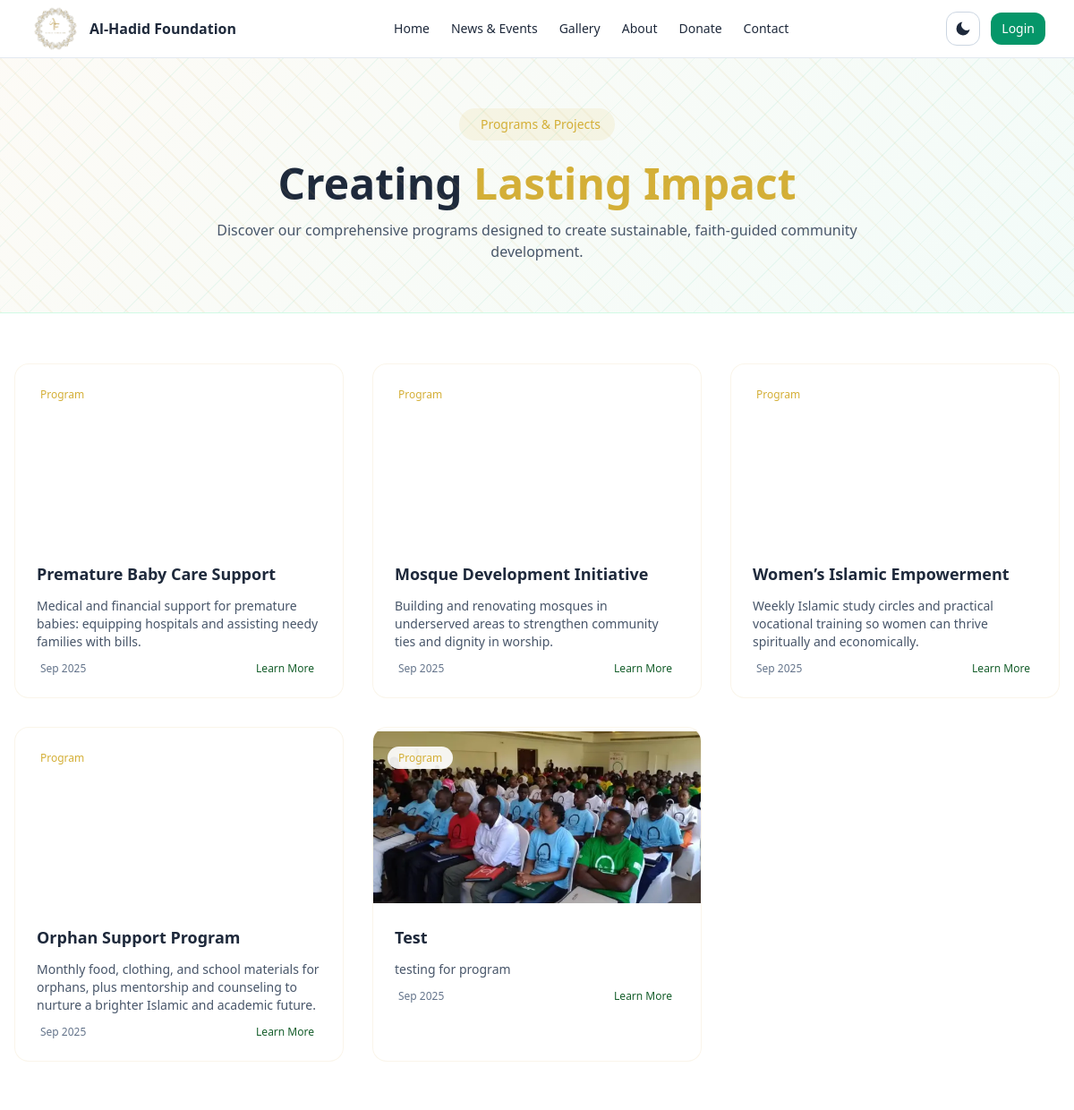
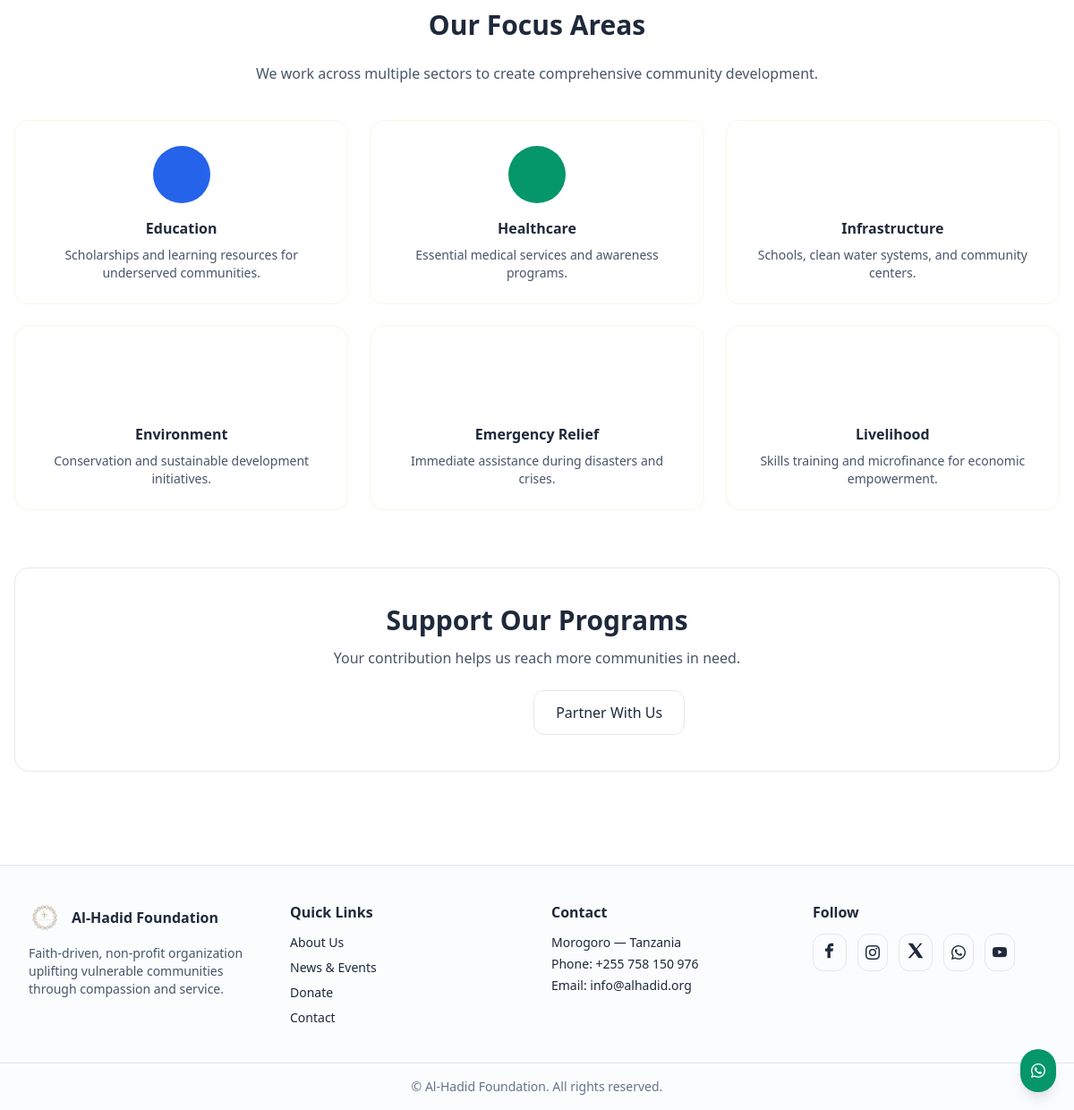
Screenshot of /programs/ with the database file from the repository (2 pictures, top to bottom).
### website/models.py (models this page shows, shortened)
class Program(models.Model):
    title = models.CharField(max_length=200)
    description = models.TextField()
    image = models.ImageField(upload_to='programs/', blank=True, null=True)
    is_active = models.BooleanField(default=True)
    created_at = models.DateTimeField(auto_now_add=True)
    updated_at = models.DateTimeField(auto_now=True)
    class Meta:
        ordering = ['-created_at']

### website/views.py (the view)
# urls.py: path('programs/', views.programs_list, name='programs_list'),
def programs(request):
    programs_list = Program.objects.filter(is_active=True)
    context = {
        'programs': programs_list,
        'page_title': 'Programs & Projects',
        'active': 'programs',
    }
    return render(request, 'website/programs.html', context)

### admin_panel/templatetags/form_extras.py (called while the page is built)
@register.filter
def wa_link(number):
    if not number:
        return ""
    digits = re.sub(r"\D", "", str(number))
    if not digits:
        return ""
    return f"https://wa.me/255{digits}"

### website/context_processors.py (called while the page is built)
def site_settings(request):
    settings, _ = SiteSettings.objects.get_or_create(pk=1)
    try:
        has_is_published = any(f.name == "is_published" for f in Gallery._meta.get_fields())
        photos_qs = Gallery.objects.all()
        if has_is_published:
            photos_qs = photos_qs.filter(is_published=True)
        photos_count = photos_qs.count()
    except Exception:
        photos_count = 0  # fallback salama
    theme = request.session.get("theme", "light")
    return {
        "site_settings": settings,
        "current_theme": theme,
        "photos_count": photos_count,
    }

### templates/website/programs.html (shortened to what this page needs)
{% extends "base.html" %}
{% block content %}
<section class="hero-programs border-b border-emerald-100 dark:border-slate-800 py-14">
  <div class="max-w-7xl mx-auto px-4 text-center">
    <div class="inline-flex items-center gap-2 px-4 py-2 rounded-full bg-gold/10 text-gold mb-6">
      <span class="text-sm font-medium">Programs & Projects</span>
    </div>
    <h1 class="text-4xl md:text-5xl font-bold mb-4">Creating <span class="text-gold">Lasting Impact</span></h1>
    <p class="text-slate-600 dark:text-slate-300 max-w-3xl mx-auto">
      Discover our comprehensive programs designed to create sustainable, faith-guided community development.
    </p>
  </div>
</section>
<section class="max-w-7xl mx-auto px-4 py-14">
  <div class="grid md:grid-cols-2 lg:grid-cols-3 gap-8">
    {% for program in programs %}
      <article class="program-card rounded-2xl overflow-hidden group">
        <div class="relative">
          {% if program.image %}
            <img src="{{ program.image.url }}" alt="{{ program.title }}" class="h-48 w-full object-cover group-hover:scale-105 transition-transform duration-300">
          {% else %}
            <div class="h-48 w-full bg-gradient-to-br from-gold/20 to-emerald-100 flex items-center justify-center">
            </div>
          {% endif %}
          <div class="absolute top-4 left-4">
            <span class="bg-white/90 dark:bg-slate-800/90 backdrop-blur-sm text-gold px-3 py-1 rounded-full text-xs font-medium">
              {{ program.category|default:"Program" }}
            </span>
          </div>
        </div>
        <div class="p-6 flex flex-col gap-3">
          <h3 class="font-semibold text-lg text-slate-800 dark:text-slate-200 group-hover:text-gold transition-colors">
            {{ program.title }}
          </h3>
          <p class="text-sm text-slate-600 dark:text-slate-300 flex-1">
            {{ program.description|striptags|truncatewords:25 }}
          </p>
          <div class="flex items-center justify-between text-xs text-slate-500 dark:text-slate-400">
            <span>{{ program.created_at|date:"M Y" }}</span>
            <a href="{% url 'website:program_detail' program.pk %}" class="inline-flex items-center gap-2 text-primary hover:text-gold font-medium">
              Learn More
            </a>
          </div>
        </div>
      </article>
    {% endfor %}
  </div>
  <div class="mt-16">
    <div class="text-center mb-10">
      <h2 class="text-3xl font-semibold gold-underline mb-6">Our Focus Areas</h2>
      <p class="text-slate-600 dark:text-slate-300 max-w-3xl mx-auto">
        We work across multiple sectors to create comprehensive community development.
      </p>
    </div>
    <div class="grid md:grid-cols-2 lg:grid-cols-3 gap-6">
      <div class="program-card rounded-2xl p-6 text-center">
        <div class="w-16 h-16 mx-auto mb-4 rounded-full bg-blue-600 text-white flex items-center justify-center">
        </div>
        <h3 class="font-semibold mb-2">Education</h3>
        <p class="text-sm text-slate-600 dark:text-slate-300">Scholarships and learning resources for underserved communities.</p>
      </div>
      <div class="program-card rounded-2xl p-6 text-center">
        <div class="w-16 h-16 mx-auto mb-4 rounded-full bg-emerald-600 text-white flex items-center justify-center">
        </div>
        <h3 class="font-semibold mb-2">Healthcare</h3>
        <p class="text-sm text-slate-600 dark:text-slate-300">Essential medical services and awareness programs.</p>
      </div>
      <div class="program-card rounded-2xl p-6 text-center">
        <div class="w-16 h-16 mx-auto mb-4 rounded-full bg-amber-500 text-white flex items-center justify-center">
        </div>
        <h3 class="font-semibold mb-2">Infrastructure</h3>
        <p class="text-sm text-slate-600 dark:text-slate-300">Schools, clean water systems, and community centers.</p>
      </div>
      <div class="program-card rounded-2xl p-6 text-center">
        <div class="w-16 h-16 mx-auto mb-4 rounded-full bg-sky-500 text-white flex items-center justify-center">
        </div>
        <h3 class="font-semibold mb-2">Environment</h3>
        <p class="text-sm text-slate-600 dark:text-slate-300">Conservation and sustainable development initiatives.</p>
      </div>
      <div class="program-card rounded-2xl p-6 text-center">
        <div class="w-16 h-16 mx-auto mb-4 rounded-full bg-rose-600 text-white flex items-center justify-center">
        </div>
        <h3 class="font-semibold mb-2">Emergency Relief</h3>
        <p class="text-sm text-slate-600 dark:text-slate-300">Immediate assistance during disasters and crises.</p>
      </div>
      <div class="program-card rounded-2xl p-6 text-center">
        <div class="w-16 h-16 mx-auto mb-4 rounded-full bg-slate-600 text-white flex items-center justify-center">
        </div>
        <h3 class="font-semibold mb-2">Livelihood</h3>
        <p class="text-sm text-slate-600 dark:text-slate-300">Skills training and microfinance for economic empowerment.</p>
      </div>
    </div>
  </div>
  <div class="mt-16 bg-primary/10 dark:bg-primary/20 rounded-2xl p-10 text-center border border-gold/20">
    <h2 class="text-2xl md:text-3xl font-semibold mb-3">Support Our Programs</h2>
    <p class="text-slate-600 dark:text-slate-300 mb-6">Your contribution helps us reach more communities in need.</p>
    <div class="flex justify-center gap-3 flex-wrap">
      <a href="{% url 'website:donate' %}" class="inline-flex items-center gap-2 bg-gold hover:bg-gold/90 text-white px-6 py-3 rounded-xl font-medium transition">
      </a>
      <a href="{% url 'website:contact' %}" class="inline-flex items-center gap-2 border border-gold/30 hover:bg-gold/10 px-6 py-3 rounded-xl font-medium transition">
        Partner With Us
      </a>
    </div>
  </div>
</section>
{% endblock %}

### templates/base.html (shortened to what this page needs)
{% load static %}
<!DOCTYPE html>
<html lang="sw" class="scroll-smooth">
<head>
  <link rel="stylesheet" href="{% static 'css/tw.css' %}">
  <link href="https://cdn.jsdelivr.net/npm/tailwindcss@2.2.19/dist/tailwind.min.css" rel="stylesheet">
  <link rel="stylesheet" href="https://cdn.jsdelivr.net/npm/bootstrap-icons@1.11.3/font/bootstrap-icons.css">
</head>
<body class="bg-white dark:bg-slate-950 text-slate-800 dark:text-slate-100">
  <header class="sticky top-0 z-40 bg-white/90 dark:bg-slate-950/80 backdrop-blur border-b border-slate-200 dark:border-slate-800">
    <div class="max-w-7xl mx-auto px-4 sm:px-6 lg:px-8 h-16 flex items-center justify-between">
      <a href="{% url 'website:home' %}" class="flex items-center gap-2 min-w-0 select-none">
        <img src="{% static 'images/logo.png' %}" alt="Al-Hadid"
             style="width:60px;height:60px;object-fit:contain;border-radius:6px;display:block" />
        <span class="font-semibold leading-none whitespace-nowrap">Al-Hadid Foundation</span>
      </a>
      {% with current=active|default:request.resolver_match.url_name|default:'' %}
      <nav class="hidden md:grid md:auto-cols-max md:grid-flow-col md:gap-6 text-sm justify-center">
        <a href="{% url 'website:home' %}"
          class="hover:text-emerald-600 dark:hover:text-emerald-400 {% if current == 'home' %}text-emerald-700 dark:text-emerald-400 font-semibold border-b-2 border-emerald-600 dark:border-emerald-400 pb-0.5{% endif %}"
          {% if current == 'home' %}aria-current="page"{% endif %}>Home</a>
        <a href="{% url 'website:news_events' %}"
          class="hover:text-emerald-600 dark:hover:text-emerald-400 "
          {% if current == 'news_events' or current == 'news_detail' or current == 'event_detail' or current == 'news' or current == 'events' %}aria-current="page"{% endif %}>
          News & Events
        </a>
        <a href="{% url 'website:gallery' %}"
          class="hover:text-emerald-600 dark:hover:text-emerald-400 {% if current == 'gallery' %}text-emerald-700 dark:text-emerald-400 font-semibold border-b-2 border-emerald-600 dark:border-emerald-400 pb-0.5{% endif %}"
          {% if current == 'gallery' %}aria-current="page"{% endif %}>Gallery</a>
        <a href="{% url 'website:about' %}"
          class="hover:text-emerald-600 dark:hover:text-emerald-400 {% if current == 'about' %}text-emerald-700 dark:text-emerald-400 font-semibold border-b-2 border-emerald-600 dark:border-emerald-400 pb-0.5{% endif %}"
          {% if current == 'about' %}aria-current="page"{% endif %}>About</a>
        <a href="{% url 'website:donate' %}"
          class="hover:text-emerald-600 dark:hover:text-emerald-400 {% if current == 'donate' %}text-emerald-700 dark:text-emerald-400 font-semibold border-b-2 border-emerald-600 dark:border-emerald-400 pb-0.5{% endif %}"
          {% if current == 'donate' %}aria-current="page"{% endif %}>Donate</a>
        <a href="{% url 'website:contact' %}"
          class="hover:text-emerald-600 dark:hover:text-emerald-400 {% if current == 'contact' %}text-emerald-700 dark:text-emerald-400 font-semibold border-b-2 border-emerald-600 dark:border-emerald-400 pb-0.5{% endif %}"
          {% if current == 'contact' %}aria-current="page"{% endif %}>Contact</a>
      </nav>
      {% endwith %}
      <div class="flex items-center gap-3">
        <button id="themeToggle" class="rounded-xl border border-slate-300 dark:border-slate-700 p-2" aria-label="Toggle theme">
          <svg id="moon" class="h-5 w-5 dark:hidden" viewBox="0 0 24 24" fill="currentColor"><path d="M21 12.79A9 9 0 1 1 11.21 3 7 7 0 0 0 21 12.79z"/></svg>
        </button>
        {% if request.user.is_authenticated and request.user.is_staff %}
          <a href="{% url 'admin_panel:dashboard' %}" class="hidden sm:inline-flex items-center rounded-xl bg-emerald-600 hover:bg-emerald-700 text-white px-3 py-2 text-sm">Dashboard</a>
        {% else %}
          <a href="{% url 'admin_panel:login' %}" class="hidden sm:inline-flex items-center rounded-xl bg-emerald-600 hover:bg-emerald-700 text-white px-3 py-2 text-sm">Login</a>
        {% endif %}
      </div>
    </div>
  </header>
  <main class="min-h-[60vh]">
    {% block content %}{% endblock %}
  </main>
  <footer class="mt-12 border-t border-slate-200 dark:border-slate-800 bg-slate-50/60 dark:bg-slate-900/40">
    <div class="max-w-7xl mx-auto px-4 sm:px-6 lg:px-8 py-10 grid md:grid-cols-4 gap-8">
      <div>
        <div class="flex items-center gap-3 mb-3">
          <img src="{% static 'images/logo.png' %}" class="h-9 w-9" alt="">
          <span class="font-semibold">Al-Hadid Foundation</span>
        </div>
        <p class="text-sm text-slate-600 dark:text-slate-300">
          Faith-driven, non-profit organization uplifting vulnerable communities through compassion and service.
        </p>
      </div>
      <div>
        <h4 class="font-semibold mb-3">Quick Links</h4>
        <ul class="space-y-2 text-sm">
          <li><a class="hover:text-emerald-600" href="{% url 'website:about' %}">About Us</a></li>
          <li><a class="hover:text-emerald-600" href="{% url 'website:news_events' %}">News & Events</a></li>
          <li><a class="hover:text-emerald-600" href="{% url 'website:donate' %}">Donate</a></li>
          <li><a class="hover:text-emerald-600" href="{% url 'website:contact' %}">Contact</a></li>
        </ul>
      </div>
      <div>
        <h4 class="font-semibold mb-3">Contact</h4>
        <ul class="text-sm space-y-1">
          <li>Morogoro — Tanzania</li>
          <li>Phone: <a class="hover:text-emerald-600" href="tel:+255758150976">+255 758 150 976</a></li>
          <li>Email: <a class="hover:text-emerald-600" href="mailto:info@alhadid.org">info@alhadid.org</a></li>
        </ul>
      </div>
      <div>
        <h4 class="font-semibold mb-3">Follow</h4>
        <div class="flex gap-3">
          {% if site_settings.facebook_url %}
          <a href="{{ site_settings.facebook_url }}" class="p-2 rounded-xl border dark:border-slate-700 hover:bg-slate-100 dark:hover:bg-slate-800" aria-label="Facebook">
            <svg class="h-5 w-5" viewBox="0 0 24 24" fill="currentColor"><path d="M13 22v-9h3l1-4h-4V7a1 1 0 0 1 1-1h3V2h-3a5 5 0 0 0-5 5v2H6v4h3v9h4z"/></svg>
          </a>
          {% endif %}
          {% if site_settings.instagram_url %}
          <a href="{{ site_settings.instagram_url }}" class="p-2 rounded-xl border dark:border-slate-700 hover:bg-slate-100 dark:hover:bg-slate-800" aria-label="Instagram">
            <i class="bi bi-instagram h-5 w-5" aria-hidden="true"></i>
          </a>
          {% endif %}
          {% if site_settings.twitter_url %}
          <a href="{{ site_settings.twitter_url }}" class="p-2 rounded-xl border dark:border-slate-700 hover:bg-slate-100 dark:hover:bg-slate-800" aria-label="X">
            <svg class="h-5 w-5" viewBox="0 0 24 24" fill="currentColor"><path d="M18 2h3l-7 8 8 12h-6l-5-7-6 7H2l8-9L2 2h6l5 7 5-7z"/></svg>
          </a>
          {% endif %}
          {% if site_settings.whatsapp_number %}
          <a href="{{ site_settings.whatsapp_number|wa_link }}" class="p-2 rounded-xl border dark:border-slate-700 hover:bg-slate-100 dark:hover:bg-slate-800" aria-label="WhatsApp">
            <i class="bi bi-whatsapp h-5 w-5" aria-hidden="true"></i>
          </a>
          {% endif %}
          {% if site_settings.youtube_url %}
          <a href="{{ site_settings.youtube_url }}" class="p-2 rounded-xl border dark:border-slate-700 hover:bg-slate-100 dark:hover:bg-slate-800" aria-label="YouTube">
            <i class="bi bi-youtube h-5 w-5" aria-hidden="true"></i>
          </a>
          {% endif %}
        </div>
      </div>
    </div>
    <div class="border-t border-slate-200 dark:border-slate-800 py-4 text-center text-sm text-slate-500 dark:text-slate-400">
      © {{ now|date:"Y" }} Al-Hadid Foundation. All rights reserved.
    </div>
  </footer>
  {% if site_settings.whatsapp_number %}
  <a href="{{ site_settings.whatsapp_number|wa_link }}" target="_blank" aria-label="WhatsApp"
     class="fixed bottom-5 right-5 rounded-full p-3 shadow-lg bg-emerald-600 hover:bg-emerald-700 text-white">
     <i class="bi bi-whatsapp h-5 w-5" aria-hidden="true"></i>
  </a>
  {% endif %}
</body>
</html>

### templates/website/programs.html (style rules this page uses)
.program-card { background: rgba(255,255,255,0.95); backdrop-filter: blur(10px); border: 1px solid rgba(209,173,81,0.12); transition: transform .3s ease, box-shadow .3s ease; }
.program-card::before { content:""; display:block; height:4px; background:linear-gradient(90deg,#d1ad51,#10b981); transform:scaleX(0); transition:transform .3s ease; }
.hero-programs { background: linear-gradient(135deg, rgba(209,173,81,0.05), rgba(16,185,129,0.05)); position:relative; overflow:hidden; }
.hero-programs::before { content:""; position:absolute; inset:0; background-image:repeating-linear-gradient(45deg, rgba(209,173,81,.08) 0 2px, transparent 2px 20px), repeating-linear-gradient(-45deg, rgba(16,185,129,.06) 0 1px, transparent 1px 25px); pointer-events:none; }

### rows the page displays
Program: category "Program", title "Premature Baby Care Support", description "Medical and financial support for premature babies: equipping hospitals and assisting needy families with bills.", created_at "Sep 2025"
Program: category "Program", title "Mosque Development Initiative", description "Building and renovating mosques in underserved areas to strengthen community ties and dignity in worship.", created_at "Sep 2025"
Program: category "Program", title "Women’s Islamic Empowerment", description "Weekly Islamic study circles and practical vocational training so women can thrive spiritually and economically.", created_at "Sep 2025"
Program: category "Program", title "Orphan Support Program", description "Monthly food, clothing, and school materials for orphans, plus mentorship and counseling to nurture a brighter Islamic and academic future.", created_at "Sep 2025"
Program: image (picture), category "Program", title "Test", description "testing for program", created_at "Sep 2025"
